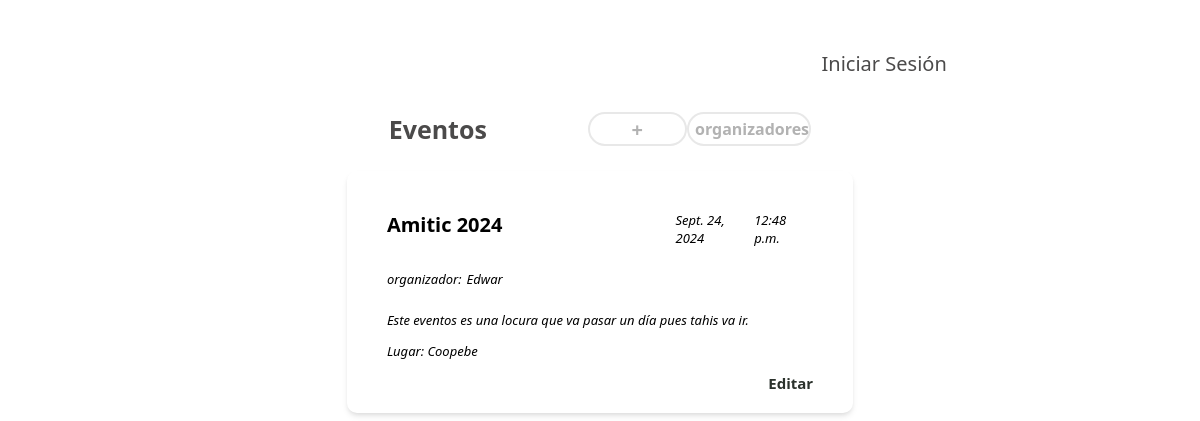
The app's page /eventos/, older data.
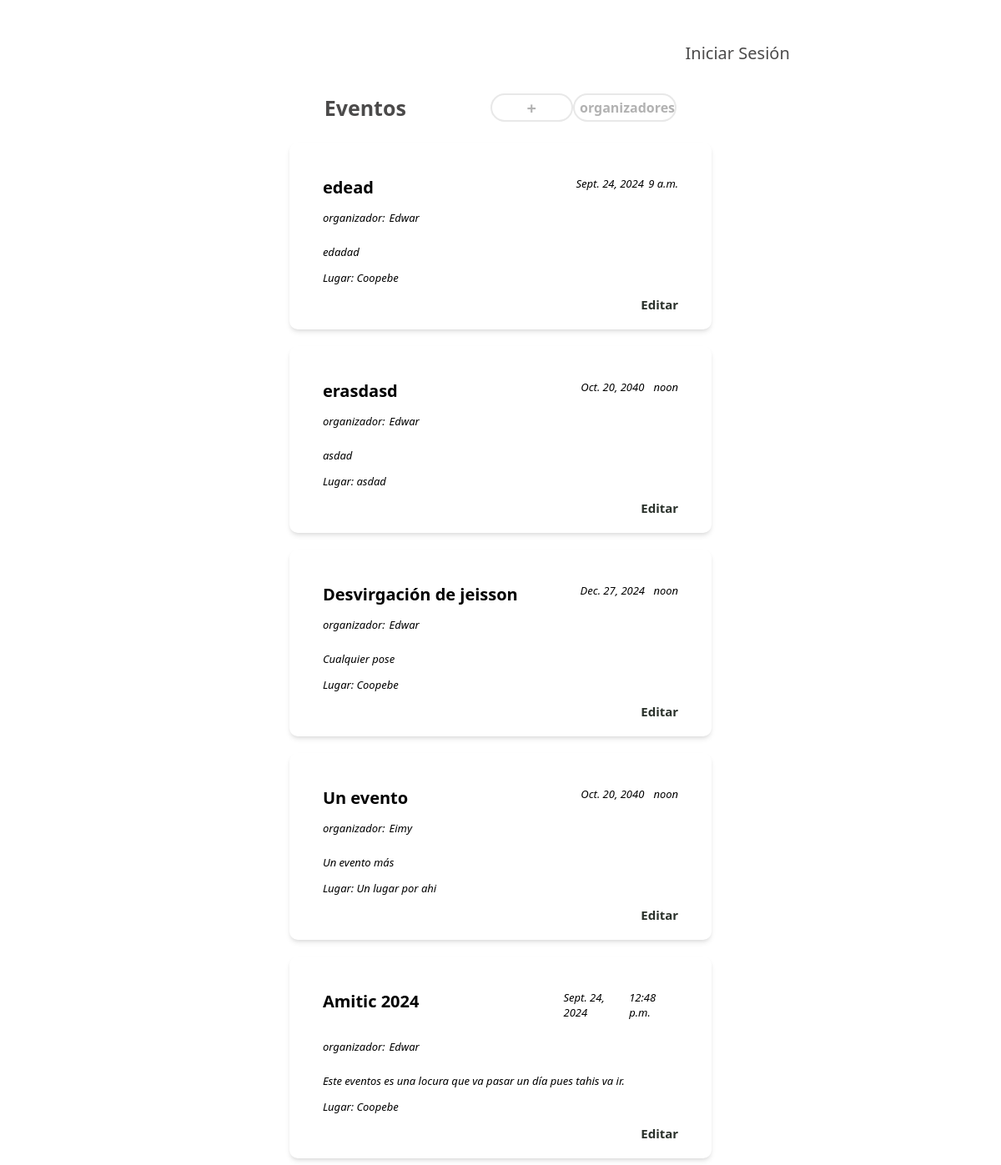
The same page, newer data.
### eventos/models.py (models this page shows, shortened)
class Eventos(models.Model):
    nombre = models.CharField(max_length=150)
    hora = models.TimeField()
    fecha = models.DateField()
    lugar = models.CharField(max_length=100)
    descripcion = models.TextField()
    organizador = models.ForeignKey("organizador", on_delete=models.CASCADE)

class Organizador(models.Model):
    nombre = models.CharField(max_length=150)
    apellido = models.CharField(max_length=150)
    def __str__(self):
        return self.nombre

### eventos/views.py (the view)
# urls.py: path("", include("eventos.urls")),
def eventos (request):
    eventos = Eventos.objects.all().order_by('-id')
    return render(request, 'eventos.html', {'eventos': eventos, })

### eventos/templates/eventos.html (shortened to what this page needs)
{% load static %}
<!DOCTYPE html>
<html lang="en">
<head>
    <link rel="stylesheet" href="{% static 'css/eventos.css' %}">
</head>
<body>
    <div class="eventos">
        <div class="headerUser">
            {% if user.is_authenticated %}
                <a href="{% url 'cerrarSesion' %}">←</a>
            {% else %}
                <a href="{% url 'login' %}">Iniciar Sesión</a>
            {% endif %}
        </div>
        <div class="headerEventos">
            <h1>
                Eventos
            </h1>
            <a href="{% url 'crearEvento' %}">
                <button>
                    +
                </button>
            </a>
            <a id="btnOrganizadores" href="{% url 'organizadores' %}">
                <button>organizadores</button>
            </a>
        </div>
        {% for evento in eventos %}
            <div class="eventos-evento">
                <div class="eventos-evento-he">
                    <b>{{ evento.nombre }} </b>
                    <p>{{evento.fecha}}</p>
                    <p>{{evento.hora}}</p>
                </div>
                <div class="eventos-organizador">
                    <p>organizador:  </p> <p class="organizador">  {{ evento.organizador}}</p>
                </div>
                <p class="desc">{{evento.descripcion}}</p>
                <p>Lugar: {{evento.lugar}}</p>
                <div class="linkEditar">
                    <a href="{% url 'editarEvento' evento.id %}" class="btn btn-primary">Editar</a>
                </div>
            </div>
        {% endfor %}
    </div>
</body>
</html>

Row changes from the older to the newer data that the page shows:
added Eventos: nombre "edead", fecha "Sept. 24, 2024", hora "9 a.m.", organizador "Edwar", descripcion "edadad", lugar "Coopebe"
added Eventos: nombre "erasdasd", fecha "Oct. 20, 2040", hora "noon", organizador "Edwar", descripcion "asdad", lugar "asdad"
added Eventos: nombre "Desvirgación de jeisson", fecha "Dec. 27, 2024", hora "noon", organizador "Edwar", descripcion "Cualquier pose", lugar "Coopebe"
added Eventos: nombre "Un evento", fecha "Oct. 20, 2040", hora "noon", organizador "Eimy", descripcion "Un evento más", lugar "Un lugar por ahi"
